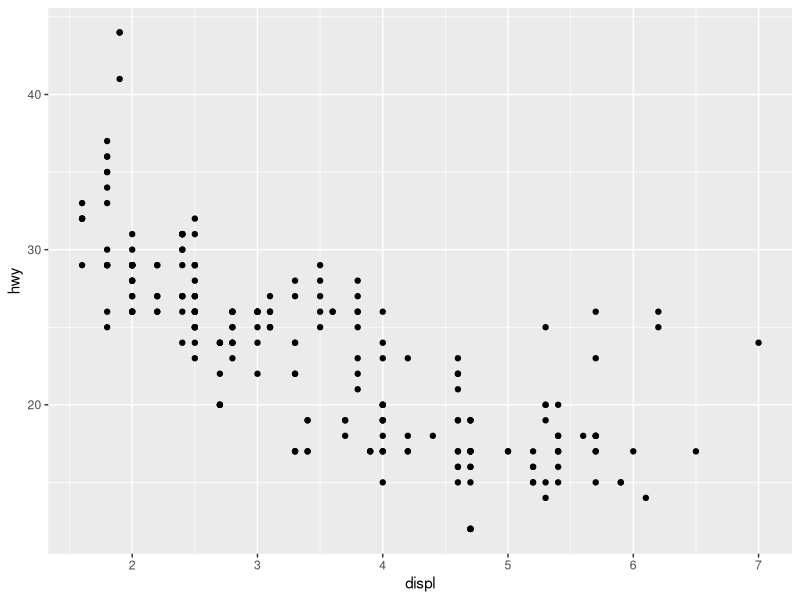
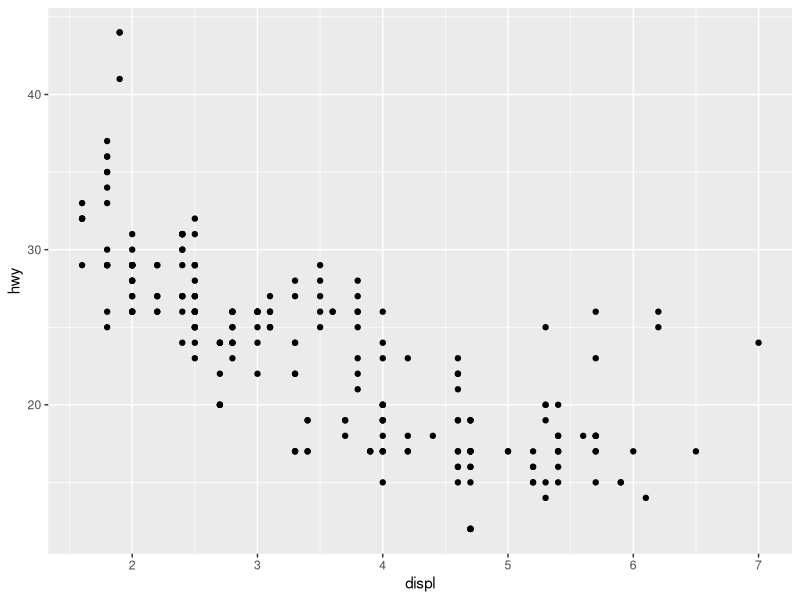
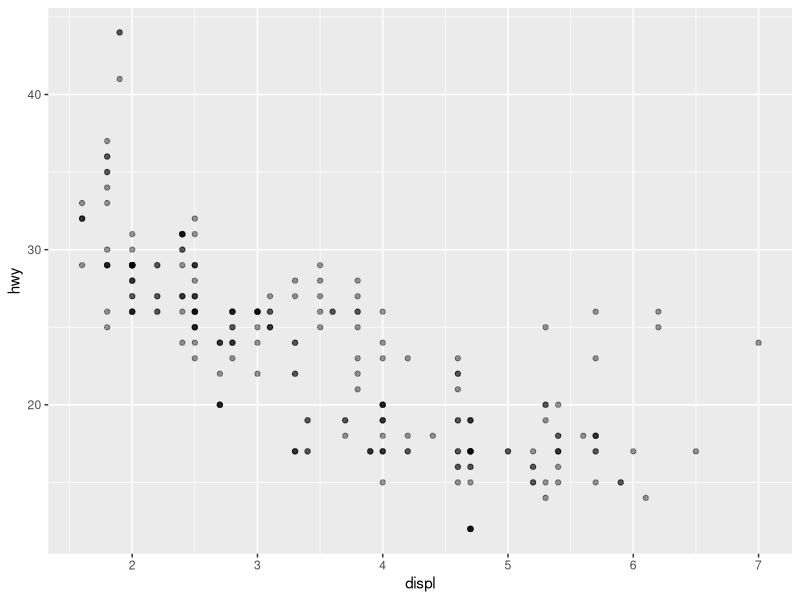
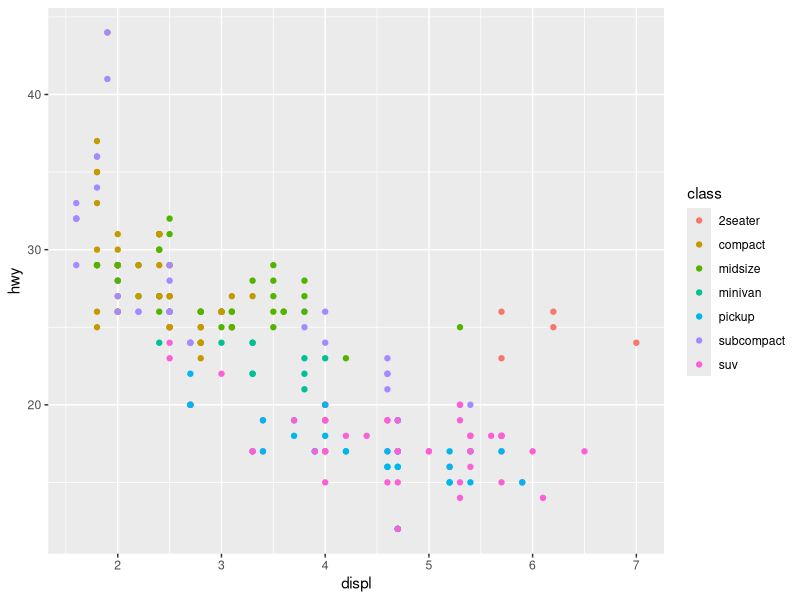
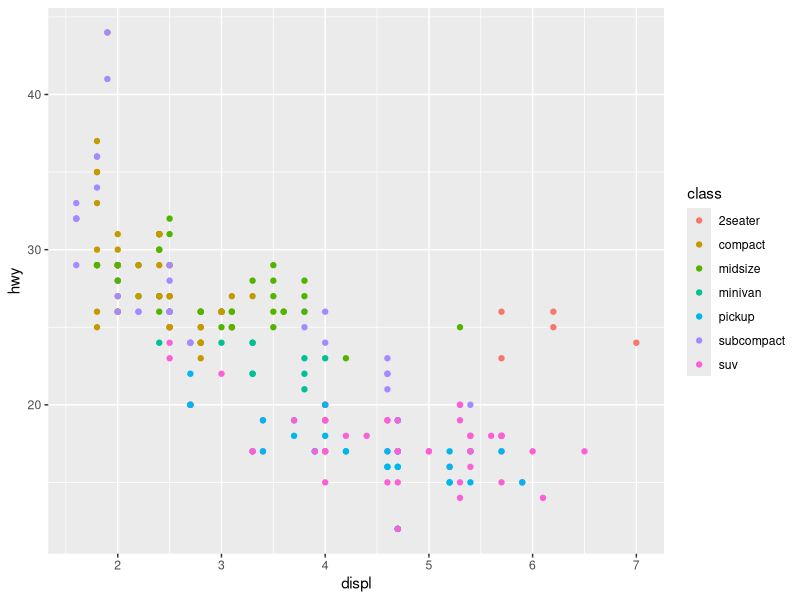
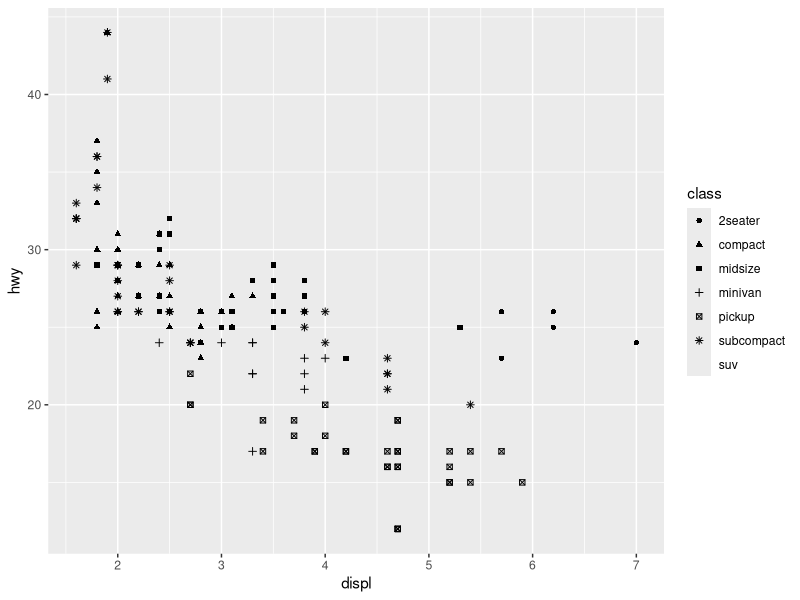
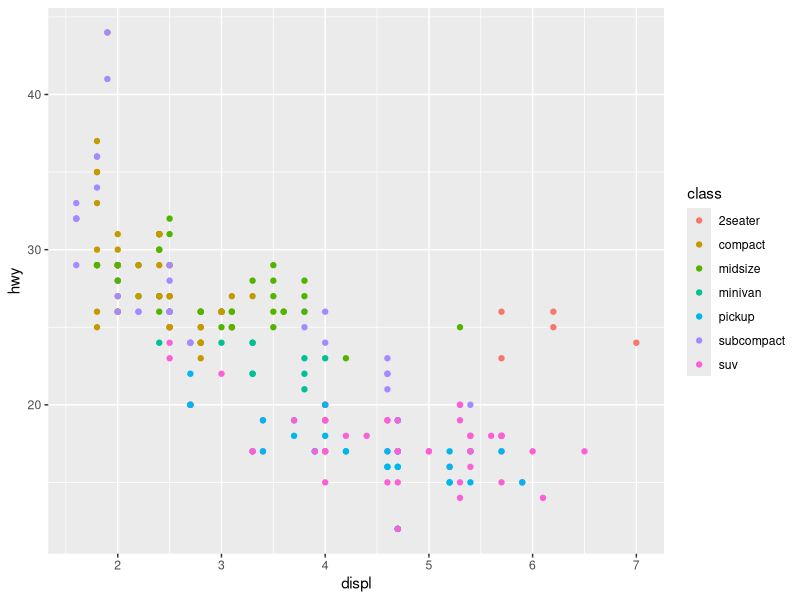
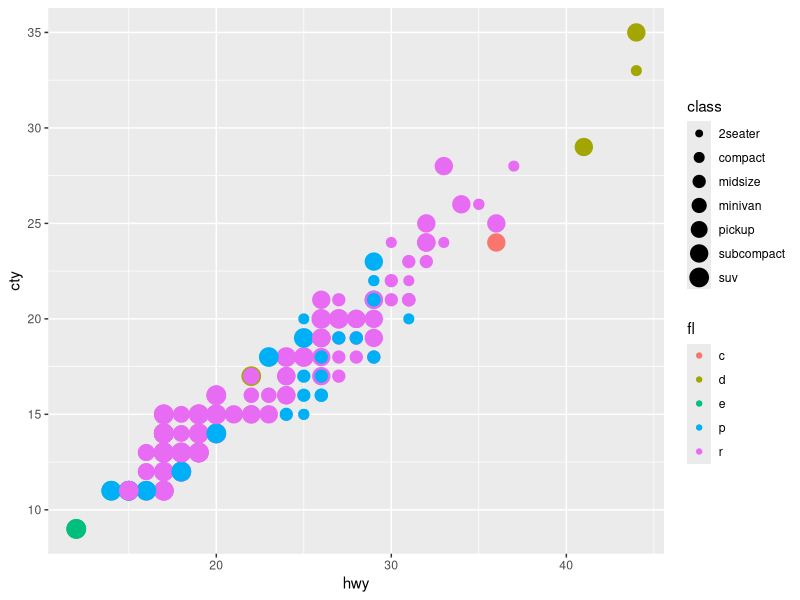

Source code (R) for these figures, in order:
## ---- chunk 1

library(tidyverse)
## ---- chunk 2
mpg
## ---- chunk 3
myplot <- ggplot(data = mpg, mapping = aes(x = displ, y = hwy)) +
  geom_point()

myplot

# above can also write like this, where you include your aesthetic mapping in your geom calls
myplot2 <- ggplot(data=mpg)+
  geom_point(mapping = aes(x = displ, y = hwy))

myplot2
# but you don't want to do it because it makes things confusing. 
# remember that ggplot2 builds off previous calls and you want to do that.
## ---- chunk 4
myplot <- ggplot(data = mpg, mapping = aes(x = displ, y = hwy)) +
  geom_point(alpha = 0.4) #darker plots have 0.4 transparency dots stacked on top of each other

myplot
## ---- chunk 5
myplot <- ggplot(mpg, aes(x = displ, y = hwy))+
  geom_point(aes(color=class))

myplot

# can also write like:
myplot <- ggplot(mpg, aes(x = displ, y = hwy, color = class))+
  geom_point()

myplot
## ---- chunk 6
myplot <- ggplot(mpg, aes(x = displ, y = hwy, shape = class))+
  geom_point()

myplot # we just encountered a problem b/c there are only 6 shapes but there are 7 classes; it then removed rows

# now map back to color b/c shapes look weird
myplot <- ggplot(mpg, aes(x = displ, y = hwy, color = class))+
  geom_point()

myplot
## ---- chunk 7
newplot <- ggplot(mpg, aes(x= hwy, y = cty, size = class, color=fl))+
  geom_point()

newplot #got warning message about using size for a discrete variable; not advised!

## ---- chunk 8
plot3 <- ggplot(mpg, aes(x = displ, y = hwy))+
  geom_point(alpha = 0.4, color="blue") #colors can also be numbers (w/o "")

plot3
## ---- chunk 9
plot4 <- ggplot(mpg, aes(x=displ, y=hwy, color=class))+
  geom_point()+
  facet_wrap(~ manufacturer)

plot4
## ---- chunk 10
#getting rid of grey background
plot5 <- ggplot(mpg, aes(x=displ, y=hwy, color=class))+
  geom_point()+
  facet_wrap(~ manufacturer)+
  theme_bw()

plot5
## ---- chunk 11
install.packages("ggthemes")
library(ggthemes)

plot6 <- ggplot(mpg, aes(x=displ, y=hwy, color=class))+
  geom_point()+
  facet_wrap(~ manufacturer)+
  theme_wsj()

plot6
## ---- chunk 12
plot7 <- ggplot(mpg, aes(x=displ, y=hwy, color=class))+
  geom_point()+
  facet_wrap(~ manufacturer)+
  theme_linedraw()

plot7
## ---- chunk 13
plot8 <- ggplot(mpg, aes(x=displ, y=hwy, color=class))+
  geom_point()+
  facet_grid(year~.)+
  theme_bw()

plot8
## ---- chunk 14
plot9 <- ggplot(mpg, aes(x=displ, y=hwy, color=class))+
  geom_point()+
  facet_grid(.~fl)+
  theme_bw()

plot9
## ---- chunk 15
plot10 <- ggplot(mpg, aes(x=displ, y=hwy))+
  geom_point()+
  geom_smooth()
  theme_bw()

plot10
## ---- chunk 16
plot11 <- ggplot(mpg, aes(x=displ, y=hwy, color=class))+
  geom_point()+
  facet_wrap(~ manufacturer, ncol=5)+
  theme_bw()

plot11
## ---- chunk 17
plot12 <- ggplot(mpg, aes(x = drv, y = hwy, color=drv))+
  geom_jitter()

plot12


## ---- chunk 18
plot13 <- ggplot(mpg, aes(x = drv, y = hwy))+
  geom_boxplot()

plot13
## ---- chunk 19
plot14 <- ggplot(mpg, aes(x = drv, y = hwy)) + 
  geom_violin()

plot14
## ---- chunk 20
ggplot(data = mpg) + 
  geom_smooth(aes(x = displ, y = hwy))
## ---- chunk 21
ggplot(data = mpg) + 
  geom_point(aes(x = displ, y = hwy)) +
  geom_smooth(aes(x = displ, y = hwy))
## ---- chunk 22
ggplot(data = mpg, aes(x = displ, y = hwy)) + 
  geom_point(aes(color = class)) + 
  geom_smooth()
## ---- chunk 23
ggplot(data = mpg, aes(x = displ, y = hwy)) + 
  geom_point(aes(color = class)) + 
  geom_smooth() +
  labs(title = "Relationship between engine size and miles per gallon (mpg)",
         y = "Highway MPG",
         x = "Engine displacement (liters)") +
  theme_bw()
## ---- chunk 24
ggplot(data = mpg, aes(x = displ, y = hwy)) + 
  geom_point(aes(color = class)) + 
  geom_smooth() +
  labs(title = "Relationship between engine size and miles per gallon (mpg)",
         y = "Highway MPG",
         x = "Engine displacement (liters)") +
  theme_bw()+
  theme(text=element_text(size=16))
## ---- chunk 25
ggplot(data = mpg, aes(x = fl, fill=fl)) + 
  geom_bar()
## ---- chunk 26
ggplot(data = mpg, aes(x = fl, fill = class)) + 
  geom_bar()
## ---- chunk 27
ggplot(data = mpg, aes(x = fl, fill = class)) + 
      geom_bar(position = "fill") #shows percentage of count
## ---- chunk 28
my_plot <- ggplot(data = mpg, aes(x = displ, y = hwy)) + 
  geom_point(aes(color = class)) + 
  geom_smooth() +
  labs(title = "Relationship between engine size and mpg",
       y = "Highway MPG",
       x = "Engine displacement (liters)") +
  theme_bw() +
  theme(text=element_text(size = 16))

my_plot

ggsave("My_Plot.png", my_plot, width=15, height = 10)

